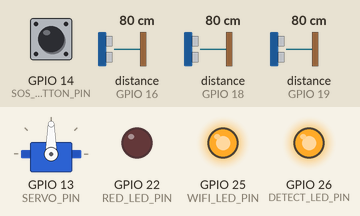
A sketch run on a simulated ESP32. Shown: servo, output pins drawn as LEDs (lit = HIGH). Wiring (inferred from the names in the program): 3 × ultrasonic range finder: trigger GPIO 4, echo GPIO 19 / trigger GPIO 5, echo GPIO 18 / trigger GPIO 17, echo GPIO 16. Dashed ring = blinking. Inputs (shaded band) come from the test bench; at power-on: GPIO 14 (SOS_BUTTON_PIN) HIGH, distance to the obstacle (sensors on GPIO 16, GPIO 18, GPIO 19) 80 cm. The echo pulse lasts 58.3 µs per cm; WiFi joins after 1.5 s; servers stay silent unless stated; no MQTT or app messages arrive unless stated; pins used as bus, display or sensor lines are not drawn; what the sketch prints to the serial monitor is not drawn.

Above: at 2.7 s.
2.8 s: GPIO 14 (SOS_BUTTON_PIN) pulled LOW for 0.4 s
At 2.97 s:
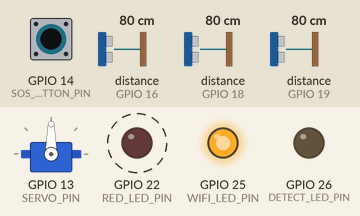
At 4.4 s:
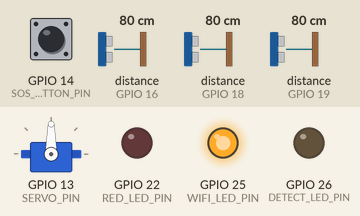
Timing chart, 0 to 5.9 s (numbered marks = the images above; inputs shaded):
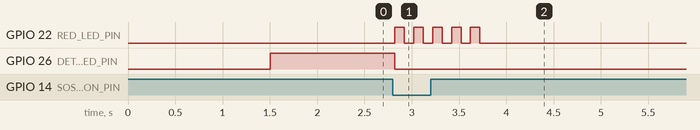

Measured:
- after the input at 2.8 s, GPIO 22 (RED_LED_PIN): alternates HIGH for 0.10 s and LOW for 0.10 s, 10 changes in all, then stays LOW, starting at once; GPIO 26 (DETECT_LED_PIN): HIGH → LOW at once

The sketch:

smart_cane.ino
```cpp
#include <WiFi.h>
#include <PubSubClient.h>
#include <ESP32Servo.h>

// ---------------- WIFI + MQTT ----------------
const char* ssid = "moto g62 5G_1312";
const char* password = "sahil1234";
const char* mqtt_server = "10.77.21.250";

WiFiClient espClient;
PubSubClient client(espClient);
Servo myservo;

// ---------------- PINS ----------------
#define TRIG_L 5
#define ECHO_L 18
#define TRIG_C 17
#define ECHO_C 16
#define TRIG_R 4
#define ECHO_R 19
#define SERVO_PIN 13

#define SOS_BUTTON_PIN 14
#define RED_LED_PIN 22

// 🆕 NEW LEDS
#define WIFI_LED_PIN 25       // Green LED → lights up when WiFi connected
#define DETECT_LED_PIN 26     // Blue LED → lights up when system is ready to detect

// ---------------- CONFIG ----------------
const int DIST_THRESHOLD = 20;
const unsigned long RESET_TIMEOUT = 7000;

// ---------------- STATE ----------------
int lockedSensor = 0;
unsigned long cooldownStart = 0;
bool isCoolingDown = false;
bool isSOSActive = false;   // 🆕 NEW STATE

// ---------------- FUNCTION: DISTANCE ----------------
float getDistance(int trig, int echo) {
  digitalWrite(trig, LOW); delayMicroseconds(2);
  digitalWrite(trig, HIGH); delayMicroseconds(10);
  digitalWrite(trig, LOW);

  long duration = pulseIn(echo, HIGH, 30000);
  float d = duration * 0.034 / 2;

  return (d <= 0 || d > 400) ? 400.0 : d;
}

// ---------------- SETUP ----------------
void setup() {
  Serial.begin(115200);

  pinMode(TRIG_L, OUTPUT); pinMode(ECHO_L, INPUT);
  pinMode(TRIG_C, OUTPUT); pinMode(ECHO_C, INPUT);
  pinMode(TRIG_R, OUTPUT); pinMode(ECHO_R, INPUT);

  pinMode(SOS_BUTTON_PIN, INPUT_PULLUP);
  pinMode(RED_LED_PIN, OUTPUT);

  // 🆕 NEW LED PINS INIT
  pinMode(WIFI_LED_PIN, OUTPUT);
  pinMode(DETECT_LED_PIN, OUTPUT);
  digitalWrite(WIFI_LED_PIN, LOW);    // Off until WiFi connects
  digitalWrite(DETECT_LED_PIN, LOW);  // Off until system is ready

  ESP32PWM::allocateTimer(0);
  myservo.setPeriodHertz(50);
  myservo.attach(SERVO_PIN, 500, 2400);
  myservo.write(90);

  Serial.println("\n[BOOT] Connecting to WiFi...");
  WiFi.begin(ssid, password);

  while (WiFi.status() != WL_CONNECTED) {
    delay(500);
    Serial.print(".");
  }

  Serial.println("\n[BOOT] WiFi Connected ✅");
  Serial.print("[BOOT] IP Address: ");
  Serial.println(WiFi.localIP());

  // 🆕 WiFi connected → turn on WiFi LED
  digitalWrite(WIFI_LED_PIN, HIGH);

  client.setServer(mqtt_server, 1883);

  Serial.println("[BOOT] System Ready 🚀");

  // 🆕 System ready to detect → turn on Detection LED
  digitalWrite(DETECT_LED_PIN, HIGH);
}

// ---------------- MQTT RECONNECT ----------------
void reconnect() {
  while (!client.connected()) {
    Serial.print("[MQTT] Connecting to broker...");

    if (client.connect("ESP32_SmartCane_Sahil")) {
      Serial.println("Connected ✅ (Node-RED Ready)");
    } else {
      Serial.print("Failed ❌, rc=");
      Serial.print(client.state());
      Serial.println(" → Retrying in 5 sec");
      delay(5000);
    }
  }
}

// ---------------- MAIN LOOP ----------------
void loop() {

  if (!client.connected()) reconnect();
  client.loop();

  // =========================
  // 🚨 SOS CHECK (HIGH PRIORITY)
  // =========================
  if (digitalRead(SOS_BUTTON_PIN) == LOW) {

    if (!isSOSActive) {   // Trigger only once
      isSOSActive = true;

      Serial.println("\n🚨 [SOS MODE ACTIVATED]");

      // Stop everything
      isCoolingDown = false;
      lockedSensor = 0;
      myservo.write(90);

      // 🆕 Turn off detection LED during SOS
      digitalWrite(DETECT_LED_PIN, LOW);

      // Blink LED
      for(int i=0; i<5; i++) {
        digitalWrite(RED_LED_PIN, HIGH); delay(100);
        digitalWrite(RED_LED_PIN, LOW); delay(100);
      }

      String sosPayload = "{\"event\":\"SOS\", \"status\":\"active\"}";

      if (client.publish("esp32/sensors", sosPayload.c_str())) {
        Serial.println("[MQTT] SOS sent successfully ✅");
      } else {
        Serial.println("[MQTT] SOS send failed ❌");
      }
    }
  }

  // =========================
  // 🛑 SOS MODE → STOP EVERYTHING
  // =========================
  if (isSOSActive) {
    Serial.println("[SOS MODE] Detection paused...");
    delay(1000);
    return;  // 🔥 HARD STOP
  }

  // =========================
  // ❄️ COOLDOWN MODE
  // =========================
  if (isCoolingDown) {
    Serial.println("[COOLDOWN] Waiting...");

    if (millis() - cooldownStart >= RESET_TIMEOUT) {
      Serial.println("[RESET] Cooldown complete → Back to scanning");

      isCoolingDown = false;
      lockedSensor = 0;
      myservo.write(90);

      // 🆕 Cooldown done → system ready again → turn detection LED back ON
      digitalWrite(DETECT_LED_PIN, HIGH);
    }

    delay(500);
    return;
  }

  // =========================
  // 🟢 SEARCH MODE
  // =========================
  float l = getDistance(TRIG_L, ECHO_L);
  float c = getDistance(TRIG_C, ECHO_C);
  float r = getDistance(TRIG_R, ECHO_R);

  Serial.printf("[SENSORS] L: %.2f cm | C: %.2f cm | R: %.2f cm\n", l, c, r);

  String dir = "";
  float dist = 0;

  if (l < DIST_THRESHOLD) {
    lockedSensor = 1;
    dir = "Left";
    dist = l;
    delay(80);
    myservo.write(120);
  }
  else if (c < DIST_THRESHOLD) {
    lockedSensor = 2;
    dir = "Center";
    dist = c;
    delay(80);
    myservo.write(90);
  }
  else if (r < DIST_THRESHOLD) {
    lockedSensor = 3;
    dir = "Right";
    dist = r;
    delay(80);
    myservo.write(60);
  }

  // =========================
  // 🎯 DETECT ONCE
  // =========================
  if (lockedSensor != 0) {

    Serial.println("\n🎯 [DETECTED] Object Found!");
    Serial.printf("Direction: %s | Distance: %.2f cm\n", dir.c_str(), dist);

    String payload = "{\"trigger\":true, \"distance\":" + String(dist) + ", \"dir\":\"" + dir + "\"}";

    if (client.publish("esp32/sensors", payload.c_str())) {
      Serial.println("[MQTT] Data sent successfully ✅");
    } else {
      Serial.println("[MQTT] Data send failed ❌");
    }

    // 🆕 Object detected → entering cooldown → turn detection LED OFF
    digitalWrite(DETECT_LED_PIN, LOW);

    isCoolingDown = true;
    cooldownStart = millis();

    Serial.println("[COOLDOWN] Started 7 sec pause...");
  }

  delay(300);
}
```
